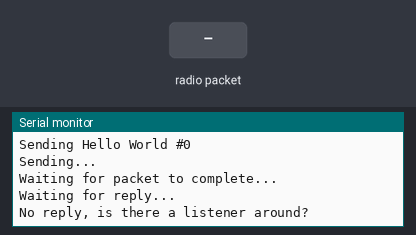
Recording of a sketch running on a simulated Arduino Uno, built with avr-gcc and run on an emulated ATmega328P. On the bench: the last lines printed to the serial monitor. The test bench sets the inputs (shaded band). No radio packets arrive unless stated.

Above: at 1.3 s.
1.4 s: radio packet "1" arrives
At 3.1 s:
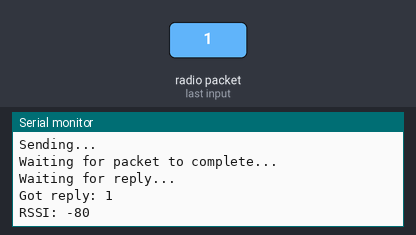
3.9 s: radio packet "0" arrives
At 5.26 s:
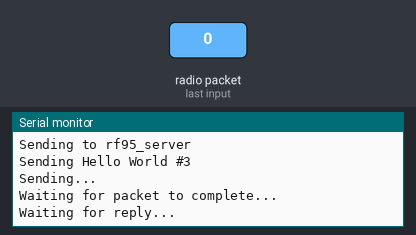
5.4 s: radio packet "2" arrives
At 6.2 s:
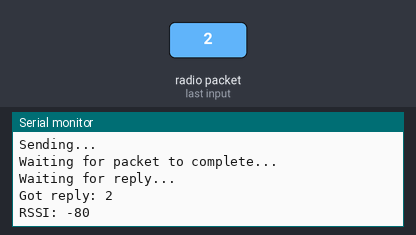
Timing chart, 0 to 8.4 s (numbered marks = the images above; inputs shaded):
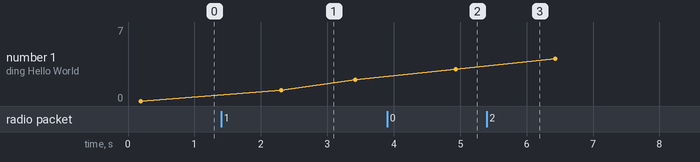

Measured:
- after the input at 1.4 s, the serial monitor: prints a new line after 1.0 s (image 1)
- after the input at 3.9 s, the serial monitor: prints a new line at once (image 2)
- after the input at 5.4 s, the serial monitor: prints a new line at once (image 3)
- plotted number 1: 0 → 2 after the input at 1.4 s, 2 → 3 after the input at 3.9 s, 3 → 7 after the input at 5.4 s

The sketch:

LoRA_Test_001.ino
```cpp
// LoRa 9x_TX
// -*- mode: C++ -*-
// Example sketch showing how to create a simple messaging client (transmitter)
// with the RH_RF95 class. RH_RF95 class does not provide for addressing or
// reliability, so you should only use RH_RF95 if you do not need the higher
// level messaging abilities.
// It is designed to work with the other example LoRa9x_RX

#include <SPI.h>
#include <RH_RF95.h>

#define RFM95_CS 10
#define RFM95_RST 9
#define RFM95_INT 2

// Change to 868.0 or other frequency, must match RX's freq!
#define RF95_FREQ 868.0

// Singleton instance of the radio driver
RH_RF95 rf95(RFM95_CS, RFM95_INT);

void setup()
{
  pinMode(RFM95_RST, OUTPUT);
  digitalWrite(RFM95_RST, HIGH);

  while (!Serial);
  Serial.begin(9600);
  delay(100);

  Serial.println("Arduino LoRa TX Test!");

  // manual reset
  digitalWrite(RFM95_RST, LOW);
  delay(10);
  digitalWrite(RFM95_RST, HIGH);
  delay(10);

  while (!rf95.init()) {
    Serial.println("LoRa radio init failed");
    while (1);
  }
  Serial.println("LoRa radio init OK!");

  // Defaults after init are 434.0MHz, modulation GFSK_Rb250Fd250, +13dbM
  if (!rf95.setFrequency(RF95_FREQ)) {
    Serial.println("setFrequency failed");
    while (1);
  }
  Serial.print("Set Freq to: "); Serial.println(RF95_FREQ);

  // Defaults after init are 434.0MHz, 13dBm, Bw = 125 kHz, Cr = 4/5, Sf = 128chips/symbol, CRC on

  // The default transmitter power is 13dBm, using PA_BOOST.
  // If you are using RFM95/96/97/98 modules which uses the PA_BOOST transmitter pin, then
  // you can set transmitter powers from 5 to 23 dBm:
  rf95.setTxPower(14, false);
}

int16_t packetnum = 0;  // packet counter, we increment per xmission

void loop()
{
  Serial.println("Sending to rf95_server");
  // Send a message to rf95_server

  char radiopacket[20] = "Hello World #      ";
  itoa(packetnum++, radiopacket+13, 10);
  Serial.print("Sending "); Serial.println(radiopacket);
  radiopacket[19] = 0;

  Serial.println("Sending..."); delay(10);
  rf95.send((uint8_t *)radiopacket, 20);

  Serial.println("Waiting for packet to complete..."); delay(10);
  rf95.waitPacketSent();
  // Now wait for a reply
  uint8_t buf[RH_RF95_MAX_MESSAGE_LEN];
  uint8_t len = sizeof(buf);

  Serial.println("Waiting for reply..."); delay(10);
  if (rf95.waitAvailableTimeout(1000))
  {
    // Should be a reply message for us now
    if (rf95.recv(buf, &len))
   {
      Serial.print("Got reply: ");
      Serial.println((char*)buf);
      Serial.print("RSSI: ");
      Serial.println(rf95.lastRssi(), DEC);
    }
    else
    {
      Serial.println("Receive failed");
    }
  }
  else
  {
    Serial.println("No reply, is there a listener around?");
  }
  delay(1000);
}
```
